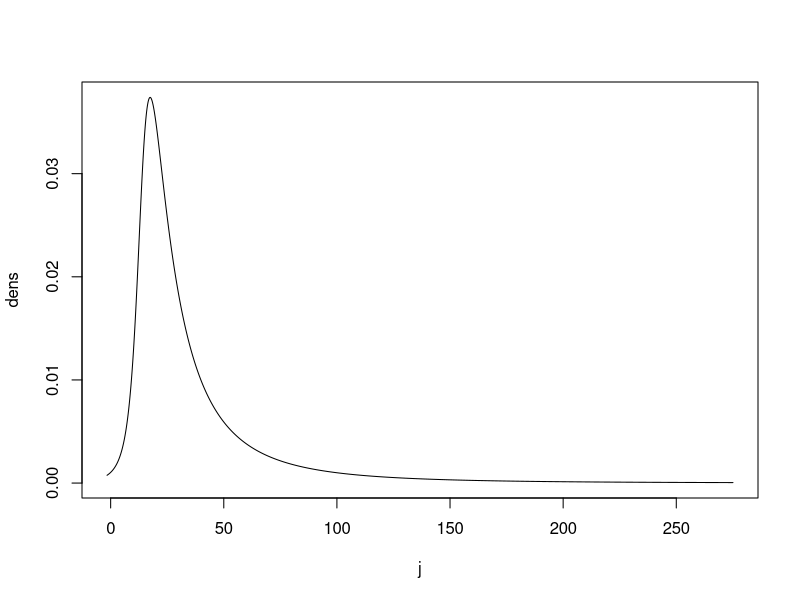

Here is the R script that generated this plot:
qpfun <- function(P){
	return(c(P/2, 1/2, 1-P/2))
}

# Scaled sinh function is meant to be smooth as scale goes through 0
ssh <- function(x, s){
	if (s==0) return(x)
	return(sinh(s*x)/s)
}

assh <- function(x, s){
	if (s==0) return(x)
	return(asinh(s*x)/s)
}

## Take a vector of three quantiles and computes the "weight" – the ratio between the two sides
wtfun <- function(v){
	if(length(v) != 3){
		stop(paste("v is supposed to have length 3 in wtfun", length(v)))
	}
	return((v[[3]]-v[[2]])/(v[[2]]-v[[1]]))
}

## Weight of a constrained Johnson distribution (for calling by uniroot)
jsqwt <- function(phi, q, root=0){
	return(wtfun(ssh(q+phi, phi))-root)
}

jsqphi <- function(wt, P=0.1, phiRange=c(-10, 10)){
	qp <- qpfun(P)
	qq <- qnorm(qp)
	return(uniroot(jsqwt, phiRange, q=qq, root=wt)$root)
}

## Transform a normal deviate to a Johnson deviate
jsqfun <- function(z, phi, eps=0, lam=1, pars=NULL){
	if (!is.null(pars)) return(jsqfun(z, pars$phi, pars$eps, pars$lam))
	return(ssh(z+phi, phi)*lam+eps)
}

## Transform a Johnson to a normal deviate 
ajsqfun <- function(j, phi, eps=0, lam=1, pars=NULL){
	if (!is.null(pars)) return(ajsqfun(j, pars$phi, pars$eps, pars$lam))
	return(assh((j-eps)/lam, phi)-phi)
}

jsqpar <- function(q, P=0.1, phiRange=c(-10, 10)){
	wt <- wtfun(q)
	qp <- qpfun(P)
	z <- qnorm(qp)
	phi <- jsqphi(wt, P, phiRange)
	q0 <- jsqfun(z, phi)
	lam <- sd(q)/sd(q0)
	eps <- mean(q)-lam*mean(q0)
	return(list(eps=eps, lam=lam, phi=phi))
}

djsq <- function(j,  phi, eps=0, lam=1, pars=NULL){
	if (!is.null(pars)) return(djsq(j, pars$phi, pars$eps, pars$lam))
	j0 <- (j-eps)/lam
	z <- assh(j0, phi)
	zdens <- dnorm(z-phi)
	return(zdens/(lam*cosh(phi*z)))
}

## Parameters for a particular vector
P <- 0.1
v <- c(10, 25, 100)
plim <- 0.01
boxes <- 5000

pars <- jsqpar(q=v, P=P)

qlim <- (jsqfun(qnorm(qpfun(plim)), pars=pars))
j <- seq(min(qlim), max(qlim), length.out=boxes+1)
del <- (max(j) - min(j))/boxes
j <- (j[-1] + j[-length(j)])/2

dens <- djsq(j, pars=pars)
plot(j, dens, type="l")
print(del*sum(dens))
print(plim/2+del*sum(dens[j<v[[1]]]))
print(plim/2+del*sum(dens[j<v[[2]]]))
print(plim/2+del*sum(dens[j<v[[3]]]))
